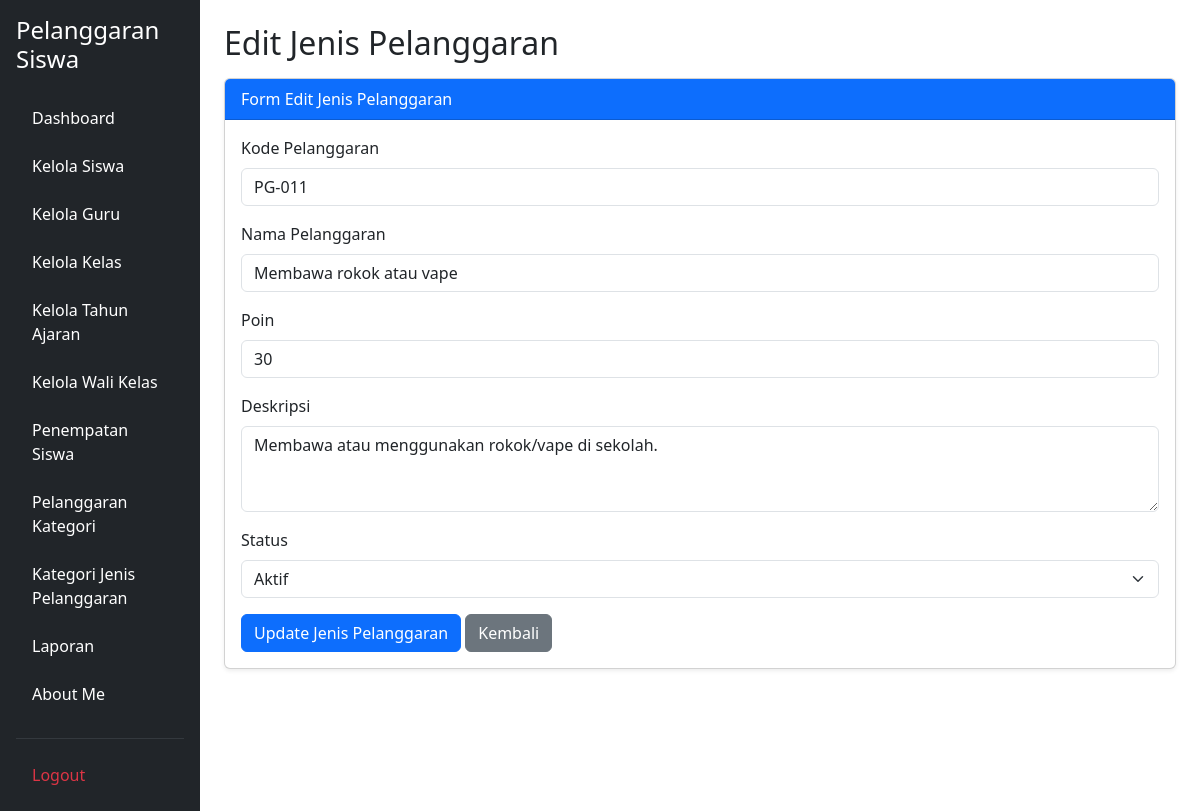
/edit_jenis_pelanggaran.php?id=11 (signed in), run on the app's committed database.
### tables this page shows
CREATE TABLE `t_pelanggaran` (
  `id` int(11) NOT NULL,
  `pelanggaran_kategori_id` int(11) DEFAULT NULL,
  `kode` varchar(30) DEFAULT NULL,
  `nama` varchar(150) DEFAULT NULL,
  `poin` int(11) NOT NULL,
  `deskripsi` text NOT NULL,
  `status_aktif` tinyint(1) NOT NULL,
  `created_at` timestamp NOT NULL DEFAULT current_timestamp(),
  `updated_at` timestamp NOT NULL DEFAULT current_timestamp()
);

### edit_jenis_pelanggaran.php (the view, shortened to what this page needs)
<?php
include 'config/koneksi.php';
$id = (int) ($_GET['id'] ?? 0);
$query = mysqli_query($koneksi, "SELECT * FROM t_pelanggaran WHERE id = $id");
$data = mysqli_fetch_assoc($query);
?>
<!DOCTYPE html>
<html lang="id">
<head>
    <link href="https://cdn.jsdelivr.net/npm/bootstrap@5.3.3/dist/css/bootstrap.min.css" rel="stylesheet">
</head>
<body>
<div class="container-fluid">
    <div class="row">
        <?php include 'layout/sidebar.php'; ?>
        <main class="col-md-9 col-lg-10 ms-sm-auto px-4 py-4">
            <h2 class="mb-3">Edit Jenis Pelanggaran</h2>
            <div class="card shadow-sm">
                <div class="card-header bg-primary text-white">
                    Form Edit Jenis Pelanggaran
                </div>
                <div class="card-body">
                    <form action="proses_edit_jenis_pelanggaran.php" method="POST">
                        <div class="mb-3">
                            <label class="form-label">Kode Pelanggaran</label>
                            <input type="text" name="kode" class="form-control"
                                   value="<?= $data['kode']; ?>" required>
                        </div>
                        <div class="mb-3">
                            <label class="form-label">Nama Pelanggaran</label>
                            <input type="text" name="nama" class="form-control"
                                   value="<?= $data['nama']; ?>" required>
                        </div>
                        <div class="mb-3">
                            <label class="form-label">Poin</label>
                            <input type="number" name="poin" class="form-control"
                                   min="0" value="<?= $data['poin']; ?>" required>
                        </div>
                        <div class="mb-3">
                            <label class="form-label">Deskripsi</label>
                            <textarea name="deskripsi" class="form-control" rows="3"><?= $data['deskripsi']; ?></textarea>
                        </div>
                        <div class="mb-3">
                            <label class="form-label">Status</label>
                            <select name="status_aktif" class="form-select" required>
                                <option value="1" <?= $data['status_aktif'] == 1 ? 'selected' : ''; ?>>
                                    Aktif
                                </option>
                            </select>
                        </div>
                        <button type="submit" class="btn btn-primary">
                            Update Jenis Pelanggaran
                        </button>
                        <a href="kelola_jenis_pelanggaran.php" class="btn btn-secondary">
                            Kembali
                        </a>
                    </form>
                </div>
            </div>
        </main>
    </div>
</div>
</body>
</html>

### data on the page
t_pelanggaran: kode "PG-011", nama "Membawa rokok atau vape", poin "30", deskripsi "Membawa atau menggunakan rokok/vape di sekolah.", status_aktif "Aktif"
